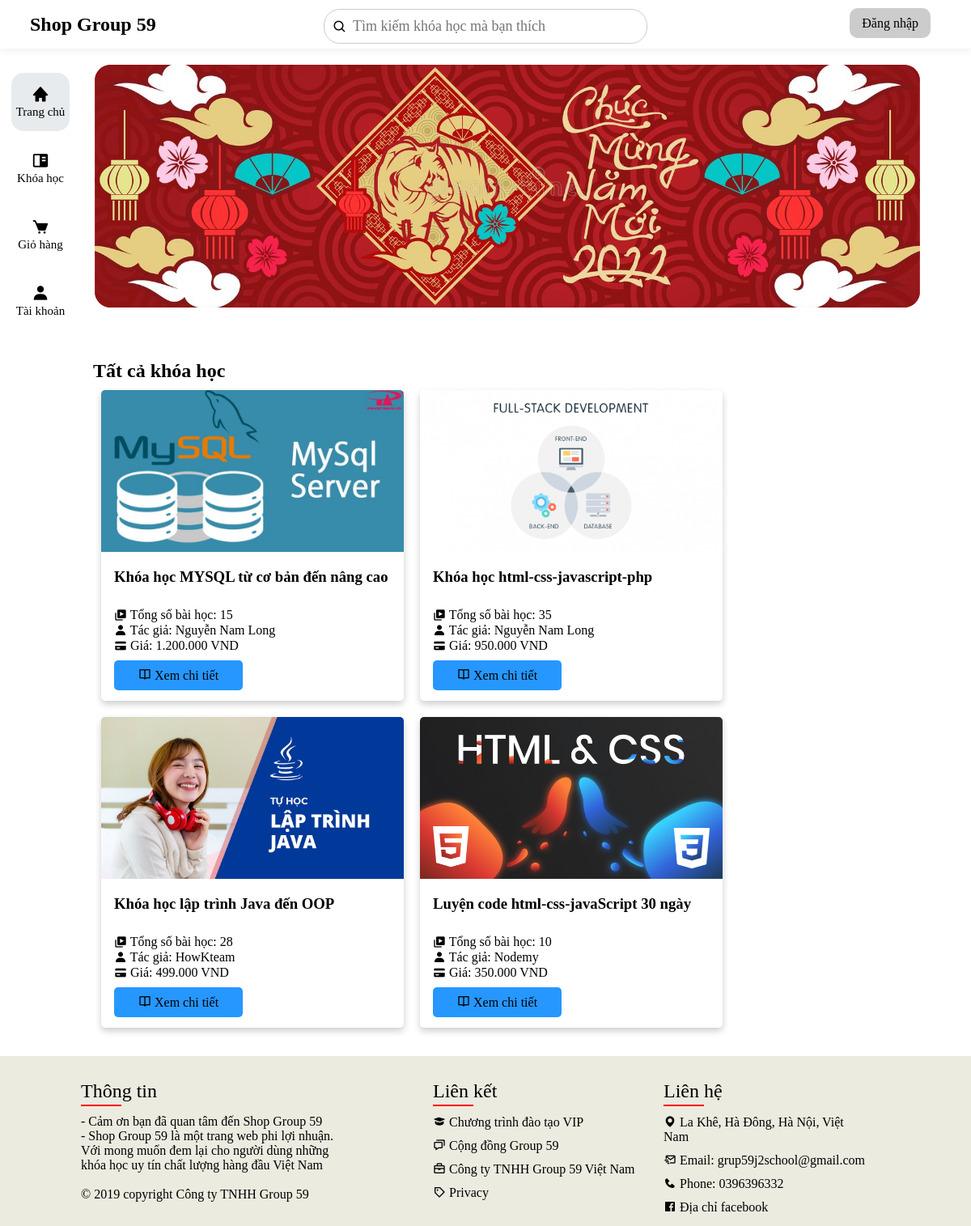
The page / on the database its author committed.
### tables this page shows
CREATE TABLE `course` (
  `id_course` int(11) NOT NULL,
  `id_admin` int(11) NOT NULL,
  `name_course` varchar(100) NOT NULL,
  `description_course` text NOT NULL,
  `author` varchar(30) DEFAULT NULL,
  `image_course` varchar(150) NOT NULL,
  `status_course` int(11) NOT NULL,
  `price` int(11) NOT NULL,
  `created_at` timestamp NOT NULL DEFAULT CURRENT_TIMESTAMP
);

### index.php (the view, shortened to what this page needs)
<!DOCTYPE html>
<html lang="en">
<head>
    <link href='https://unpkg.com/boxicons@2.0.7/css/boxicons.min.css' rel='stylesheet'>
    <link rel="stylesheet" href="./css/header.css">
    <link rel="stylesheet" href="./css/index.css">
</head>
<body>
    <?php
    $search = "";
    if (!function_exists('currency_format')) {
        function currency_format($number, $suffix = ' VND')
        {
            if (!empty($number)) {
                return number_format($number, 0, ',', '.') . "{$suffix}";
            }
        }
    }
    require "./public/connect_sql.php";
    $sql = "SELECT course.*, COUNT(lesson.id_course) as number_course FROM `course`
            LEFT OUTER JOIN lesson ON course.id_course = lesson.id_course
            WHERE course.status_course = '1' and (course.name_course like '%$search%' or  lesson.name_lesson like '%$search%')
            GROUP BY course.id_course";
    $all_courses = mysqli_query($connection, $sql);
    ?>
    <?php require "./default/header.php" ?>
    <div class=content>
        <?php require "./default/slide.php" ?>
        <div class="all-course">
            <h2 style="width: 100%">
                <?php if ($search != "") {
                    echo "Tìm kiếm kết quả cho $search";
                } else {
                    echo "Tất cả khóa học";
                }
                ?>
            </h2>
            <?php foreach ($all_courses as $course) { ?>
                <div class="card">
                    <a href="./view_course.php?id=<?php echo $course['id_course'] ?>">
                        <div class="img-preview">
                            <img src="./public/images/upload/<?php echo $course['image_course'] ?>" alt="Avatar" style="width:100%">
                        </div>
                    </a>
                    <div class="container-card">
                        <br>
                        <a href="./view_course.php?id=<?php echo $course['id_course'] ?>">
                            <h3><b><?php echo $course['name_course'] ?></b></h3>
                        </a>
                        <p>
                            <i class='bx bxs-videos'></i>
                            Tổng số bài học:
                            <?php echo $course['number_course'] ?>
                        </p>
                        <p>
                            <i class='bx bxs-user'></i>
                            Tác giả:
                            <?php echo $course['author'] ?>
                        </p>
                        <p>
                            <i class='bx bxs-credit-card'></i>
                            Giá:
                            <?php echo currency_format($course['price']) ?>
                        </p>
                        <br>
                        <a class='btn' href="./view_course.php?id=<?php echo $course['id_course'] ?>">
                            <i class='bx bx-book-open'></i>
                            Xem chi tiết
                        </a>
                    </div>
                </div>
            <?php } ?>
        </div>
    </div>
    <?php require "./default/footer.php" ?>
    </div>
</body>
</html>

### css/header.css (style rules this page uses)
* { margin: 0; padding: 0; box-sizing: border-box; }
.content { width: calc(100% - 100px); min-height: calc(75vh - 70px); float: left; }

### css/index.css (style rules this page uses)
.all-course { margin-top: 50px; width: 100%; padding: 15px; display: flex; flex-wrap: wrap; }
.card { box-shadow: 0 4px 8px 0 rgba(0,0,0,0.2); transition: 0.3s; width: 374px; border-radius: 5px; margin: 10px; padding-bottom: 20px; }
.img-preview { width: 100%; height: 200px; }
img { width: 100%; height: 100%; object-fit: cover; object-position: center; border-radius: 5px 5px 0 0; }
.container-card { padding: 2px 16px; }
.container-card h3 { height: 48px; overflow: hidden; }
p i { transform: translateY(2px); }
.btn { background-color: #2697ff; padding: 10px 30px; border-radius: 5px; transition: all 0.3s; cursor: pointer; }
a { text-decoration: none; color: black; }

### rows shown on the page
course: image_course (picture), name_course "Khóa học MYSQL từ cơ bản đến nâng cao", number_course "15", author "Nguyễn Nam Long", price "1.200.000 VND"
course: image_course (picture), name_course "Khóa học html-css-javascript-php", number_course "35", author "Nguyễn Nam Long", price "950.000 VND"
course: image_course (picture), name_course "Khóa học lập trình Java đến OOP", number_course "28", author "HowKteam", price "499.000 VND"
course: image_course (picture), name_course "Luyện code html-css-javaScript 30 ngày", number_course "10", author "Nodemy", price "350.000 VND"
